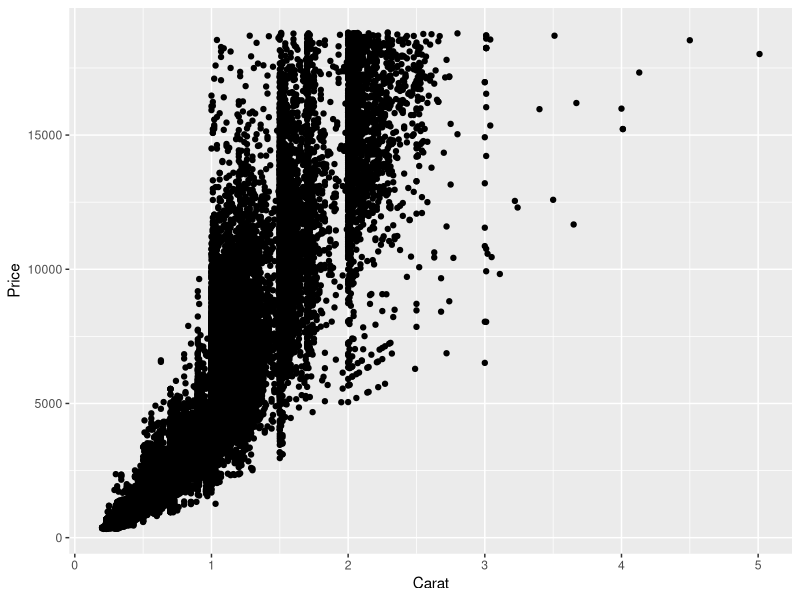
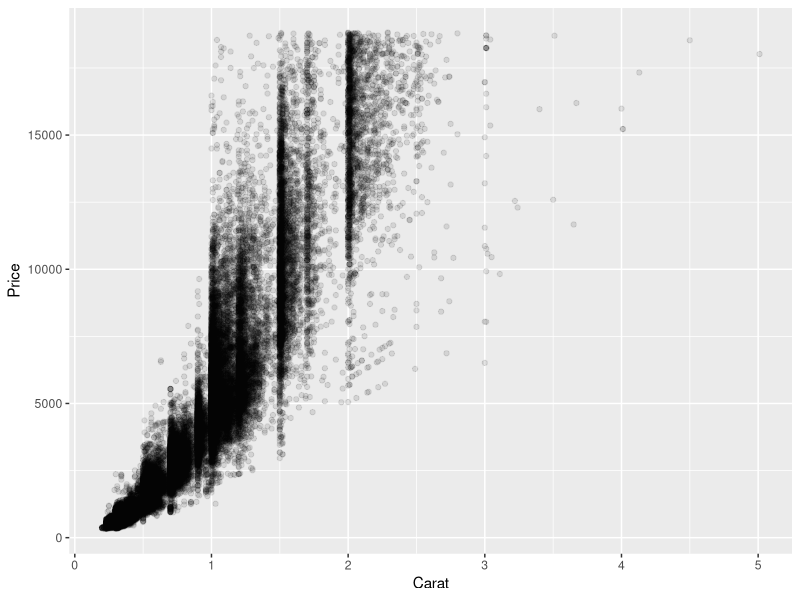
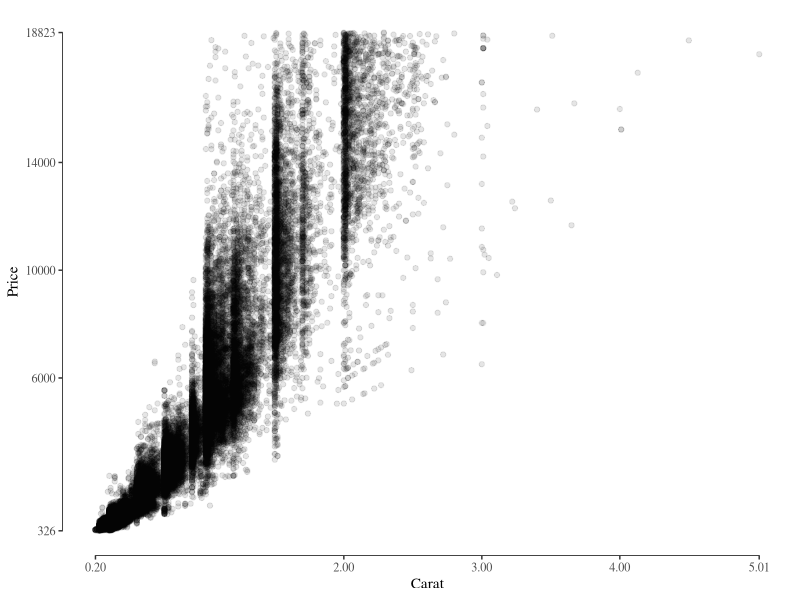

Generate these figures, in order, with R:
## ---- chunk 1

library(ggplot2)
library(dplyr)


str(diamonds)

diamonds %>%
ggplot(aes(x = carat, y = price)) + geom_point() +
  xlab("Carat") +
  ylab("Price")

## ---- chunk 2
diamonds %>%
ggplot(aes(x = carat, y = price)) + geom_point(alpha = 0.1) +
  xlab("Carat") +
  ylab("Price")

## ---- chunk 3
library(ggthemes)


diamonds %>%
ggplot(aes(x = carat, y = price)) + geom_point(alpha = 0.1) +
  geom_rangeframe() +
  xlab("Carat") +
  ylab("Price") +
  scale_x_continuous(breaks = extended_range_breaks()(diamonds$carat)) +
  scale_y_continuous(breaks = extended_range_breaks()(diamonds$price)) + 
  theme_tufte() 
